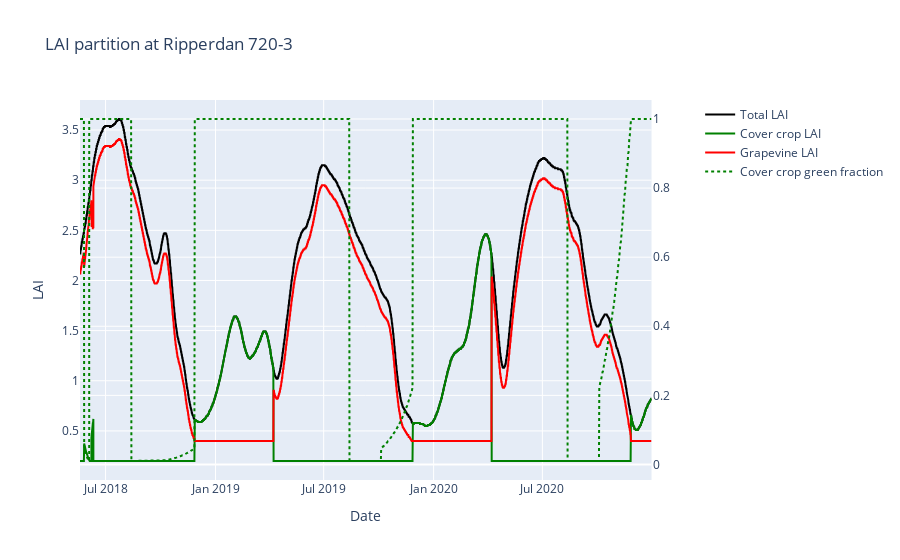

The code cell stored with this chart in its notebook:
### Markdown cell above
#### Visualize LAI partitioning

### Code cell
from plotly.subplots import make_subplots
import plotly.graph_objects as go
fig = make_subplots(specs=[[{"secondary_y": True}]])
fig.add_trace(go.Scatter(x=ec["TIMESTAMP"].values, y=ec['LAI'].values, 
                         name="Total LAI", mode="lines", line={"color": "black"}))

fig.add_trace(go.Scatter(x=ec["TIMESTAMP"].values, y=lai_cc, 
                         name="Cover crop LAI", mode="lines", line={"color": "green"}))
fig.add_trace(go.Scatter(x=ec["TIMESTAMP"].values, y=lai_vine, 
                         name="Grapevine LAI", mode="lines", line={"color": "red"}))
fig.add_trace(go.Scatter(x=ec["TIMESTAMP"].values, y=fg_cc, 
                         name="Cover crop green fraction", mode="lines", line={"color": "green", "dash": "dot"}),
              secondary_y=True)
fig.update_layout(title_text=f"LAI partition at {w_site.label}",
                  xaxis_title="Date", yaxis_title="LAI")

### Figure 1 — Plotly figure (JSON) as saved in the notebook; plotly's stock layout.template omitted (floating-point values rounded to 4 significant figures; data arrays with more than 128 entries replaced by an {"elided": "..."} marker saying what was removed)
{"data": [{"line": {"color": "black"}, "mode": "lines", "name": "Total LAI", "type": "scatter", "x": {"elided": "11949 str values"}, "y": {"elided": "11949 float values"}}, {"line": {"color": "green"}, "mode": "lines", "name": "Cover crop LAI", "type": "scatter", "x": {"elided": "11949 str values"}, "y": {"elided": "11949 float values"}}, {"line": {"color": "red"}, "mode": "lines", "name": "Grapevine LAI", "type": "scatter", "x": {"elided": "11949 str values"}, "y": {"elided": "11949 float values"}}, {"line": {"color": "green", "dash": "dot"}, "mode": "lines", "name": "Cover crop green fraction", "type": "scatter", "x": {"elided": "11949 str values"}, "xaxis": "x", "y": {"elided": "11949 float values"}, "yaxis": "y2"}], "layout": {"title": {"text": "LAI partition at Ripperdan 720-3"}, "xaxis": {"anchor": "y", "domain": [0, 0.94], "title": {"text": "Date"}}, "yaxis": {"anchor": "x", "domain": [0, 1], "title": {"text": "LAI"}}, "yaxis2": {"anchor": "x", "overlaying": "y", "side": "right"}}}
